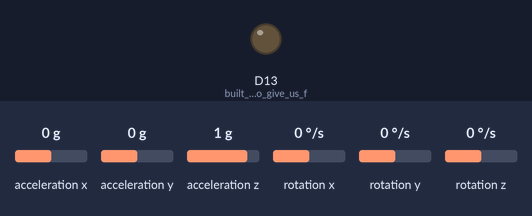
Simulated run of this sketch. Board: Arduino Nano 33 IoT. Shown: output pins drawn as LEDs (lit = HIGH). The inputs (shaded band) are chosen by the test bench; at power-on: acceleration x 0 g, acceleration y 0 g, acceleration z 1 g, rotation x 0 °/s, rotation y 0 °/s, rotation z 0 °/s. WiFi joins after 1.5 s; servers stay silent unless stated; no MQTT or app messages arrive unless stated; what the sketch prints to the serial monitor is not drawn.

Above: at 0.1 s.
At 1.6 s:
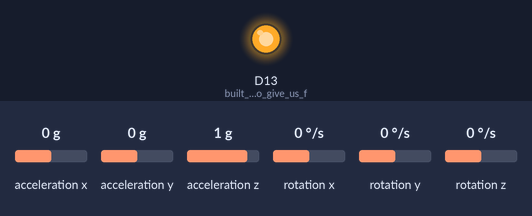
Timing chart, 0 to 3.1 s (numbered marks = the images above):
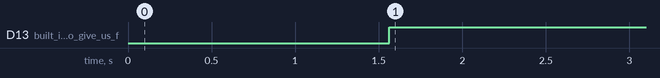

Measured:
- by itself, D13 (built_in_led_to_give_us_f): LOW → HIGH at 1.6 s

The sketch:

nano33_MCU_MQTT.ino
```cpp
//https://community.element14.com/challenges-projects/design-challenges/design-for-a-cause-2021/b/blog/posts/connecting-the-arduino-nano-33-iot-with-local-mqtt-broker-2


#include <Arduino.h>

#include <SPI.h>
#include <Wire.h>
#include <Arduino_LSM6DS3.h>//for IMU library to read sensor data
#include <ArduinoJson.h>
#include <PubSubClient.h>//for MQTT clients library
#include <WiFiNINA.h>//for wifi library

#define CONVERT_G_TO_MS2 9.80665f //value of gravity
#define FREQUENCY_HZ 104
#define INTERVAL_MS (1000 / (FREQUENCY_HZ + 1))

//define a structure to hold all the sensor data for the three axis
struct Acc_senseData{

  float acc_x = 0.0F;
  float acc_y = 0.0F;
  float acc_z = 0.0F;

};

//define a structure to hold all the sensor data for the gyroscope thre axis
struct Gyr_senseData
{
  float gyr_x = 0.0F;
  float gyr_y = 0.0F;
  float gyr_z = 0.0F;
};


void setup_wifi();
void reconnect();

//create our variable to hold data
static char payload[256]; //payload is our message we send, limit to 256 characters
static Acc_senseData acc_data;
static Gyr_senseData gyr_data;
StaticJsonDocument<256> doc; //creating a JSON document which will hold data messages

#define TOKEN ""
#define DEVICEID ""

//specify your network password that your devices will be sharing
const char* ssid = "ATTTMBDHWa";
const char* password = "fx7eyh+gdjnn";
const char mqtt_server[] = "mqtt.eclipseprojects.io"; //local server we will use
const char publishTopic[] = "ece180da/william/lab4/imu"; //the topic we publish to

//create a client object
WiFiClient wifiClient;
PubSubClient mqtt(wifiClient);

//*************************************************************************************
//                          void setup_wifi()
// Is a function which connects to the wifi network specified above. Function will
// continuously attempt to connect if no connection is successful. Once connected
// the network details will be printed to the serial monitor.
//*************************************************************************************
void setup_wifi(){

  delay(10);
  Serial.println();
  Serial.print("Connecting to ");
  Serial.println(ssid);
  WiFi.begin(ssid, password);

  while( WiFi.status() != WL_CONNECTED){

    delay(500);
    Serial.print(".");
  }

  randomSeed(micros());
  Serial.println("");
  Serial.println("WiFi connected");
  Serial.println("IP address: ");
  Serial.println(WiFi.localIP());

}
//*************************************************************************************
//                          void reconnect()
// This is a function, that when called, will attempt to connect to the MQTT broker.
// It will confirm if connection was successful otherwise it pint an error message
// and attempt to reconnect.
//*************************************************************************************
void reconnect(){

  while(!mqtt.connected()){

    //Serial.print("Attempting MQTT connection ....");
    //String clientID = "nano33_accelerometer-";
    //clientID += String(random(0xffff), HEX);

    if (mqtt.connect(DEVICEID, TOKEN, NULL)) {

      Serial.println("Connected to MQTT broker");
      digitalWrite(LED_BUILTIN, HIGH);
    }

    else
    {
      Serial.print("failed to connect to MQTT broker, rc=");
      Serial.print(mqtt.state());
      Serial.println("try again in 5 seconds");
      digitalWrite(LED_BUILTIN, LOW);
      delay(5000);

    }

  }

}
//*************************************************************************************
void setup() {

  pinMode(LED_BUILTIN, OUTPUT);//built in led to give us feedback on current processes
  Serial.begin(9600);
  while (!Serial);

 //initialize communication with the IMU
  if (!IMU.begin())
  {
    Serial.println("Failed to initialize IMU!");
    while(1);
  }

  //connect to the wifi network and then connect to the mqtt server
  setup_wifi();
  mqtt.setServer(mqtt_server, 1883);

}

void loop() {

  //check if connection was successful, otherwise try to reconnect
  if (!mqtt.connected())
  {
    reconnect();
  }

  //begin client loop with MQTT
  mqtt.loop();


  //define variables to hold our data
  static unsigned long last_interval_ms = 0;

  float a_x, a_y, a_z;
  float g_x, g_y, g_z;

  if (millis() > last_interval_ms + INTERVAL_MS)
  {

    last_interval_ms = millis();

    //read accelerometer data
    IMU.readAcceleration(a_x, a_y, a_z);
    // save data to structures
    acc_data.acc_x = a_x;
    acc_data.acc_y = a_y;
    acc_data.acc_z = a_z;
    //save data to document
    doc["ACC_X"] = acc_data.acc_x * CONVERT_G_TO_MS2;
    doc["ACC_Y"] = acc_data.acc_y * CONVERT_G_TO_MS2;
    doc["ACC_Z"] = acc_data.acc_z * CONVERT_G_TO_MS2;

    IMU.readGyroscope(g_x, g_y, g_z);
    gyr_data.gyr_x = g_x;
    gyr_data.gyr_y = g_y;
    gyr_data.gyr_z = g_z;
    doc["GYR_X"] = gyr_data.gyr_x;
    doc["GYR_Y"] = gyr_data.gyr_y;
    doc["GYR_Z"] = gyr_data.gyr_z;

    //publish data through MQTT
    serializeJsonPretty(doc, payload);
    mqtt.publish(publishTopic, payload);
    Serial.println(payload);

  }

}
```
